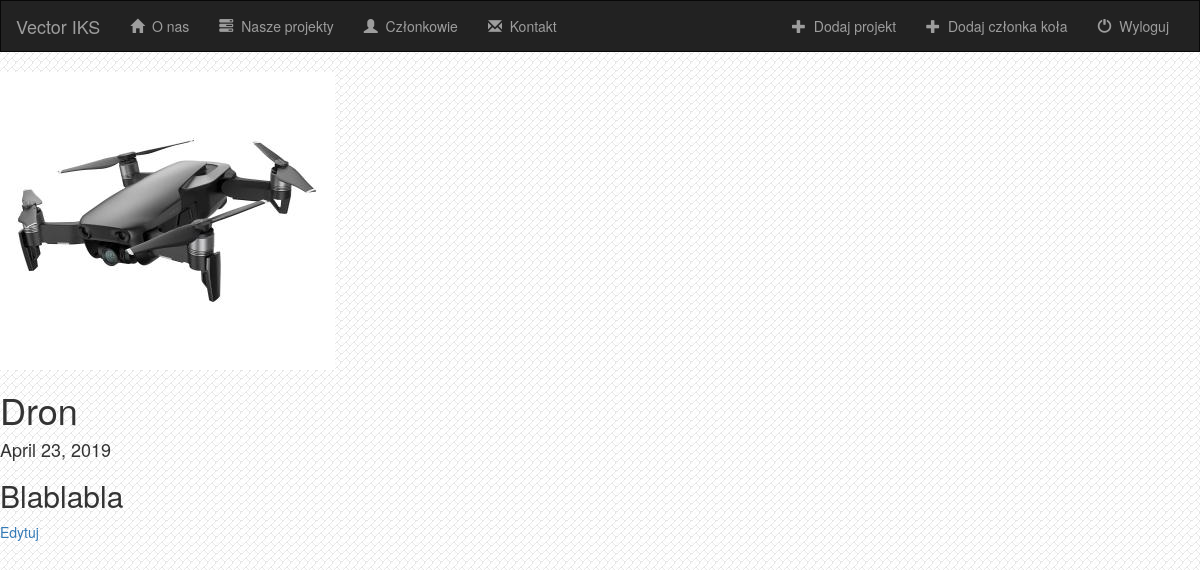
/projects/1/, run on the app's committed database.
### projects/models.py (models this page shows, shortened)
class Project(models.Model):
    title = models.CharField(max_length=500)
    description = models.TextField()
    photo = models.FileField(null=True)
    date = models.DateField(auto_now_add=True)

### projects/views.py (the view)
# urls.py: url(r'^(?P<pk>[0-9]+)/$', views.DetailView.as_view(), name='detail'),
class DetailView(generic.DetailView):
    model = Project
    template_name = 'projects/detail.html'

### projects/templates/projects/detail.html (shortened to what this page needs)
{% extends 'members/base.html' %}
{% load staticfiles %}
{% block body %}
<img src="{{ project.photo }}"><br>
<h1>{{ project.title }}</h1>
<h4>{{ project.date }}</h4>
<h2>{{ project.description }}</h2>
<a href="{% url 'projects:project-update' project.id %}">Edytuj</a>
{% endblock %}

### members/static/members/style.css (style rules this page uses)
body { background: white url("images/background.png"); }

### data on the page
Project: photo (picture), title "Dron", date "April 23, 2019", description "Blablabla"
